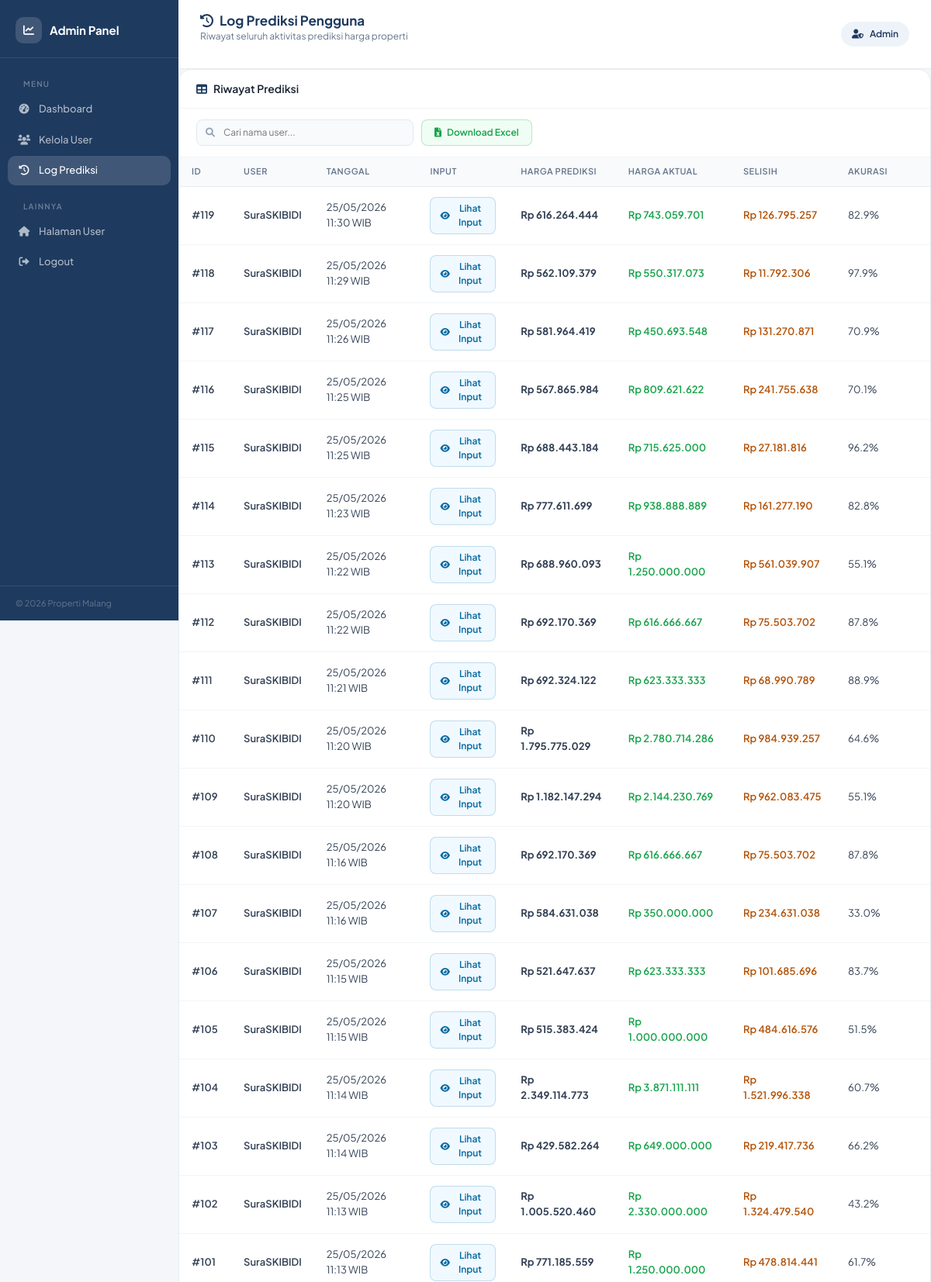
The page /admin/logs (signed in, upper part) on the database its author committed.
### app.py (models this page shows)
class User(db.Model, UserMixin):
    __tablename__ = 'users'
    id = db.Column(db.Integer, primary_key=True)
    email = db.Column(db.String(120), unique=True, nullable=False)
    name = db.Column(db.String(100), nullable=False)
    password = db.Column(db.String(100), nullable=False)
    role = db.Column(db.String(20), nullable=False, default='user')
    def get_id(self):
        return str(self.id)

class PredictionLog(db.Model):
    __tablename__ = 'prediction_logs'
    id = db.Column(db.Integer, primary_key=True)
    user_id = db.Column(db.Integer, db.ForeignKey('users.id'), nullable=False)
    timestamp = db.Column(db.DateTime, default=datetime.utcnow)
    input_data = db.Column(db.Text, nullable=False)
    predicted_price = db.Column(db.Float, nullable=False)
    actual_price = db.Column(db.Float, nullable=True)
    user = db.relationship('User', backref='predictions')

### app.py (the view)
@app.route('/admin/logs')
@login_required
@admin_required
def admin_logs():
    all_logs = PredictionLog.query.order_by(PredictionLog.timestamp.desc()).all()
    return render_template('admin_logs.html', logs=all_logs)

### app.py (called while the page is built)
@app.context_processor
def inject_globals():
    return dict(timedelta=timedelta)

@login_manager.user_loader
def load_user(user_id):
    return User.query.get(int(user_id))

def admin_required(f):
    @wraps(f)
    def decorated_function(*args, **kwargs):
        if not current_user.is_authenticated:
            return redirect(url_for('login'))
        user = User.query.get(int(current_user.get_id()))
        if user.role != 'admin':
            abort(403)
        return f(*args, **kwargs)
    return decorated_function

### templates/admin_logs.html (shortened to what this page needs)
<!DOCTYPE html>
<html lang="id">
<head>
    <link href="https://cdn.jsdelivr.net/npm/bootstrap@5.3.0/dist/css/bootstrap.min.css" rel="stylesheet">
    <link href="https://cdnjs.cloudflare.com/ajax/libs/font-awesome/6.0.0/css/all.min.css" rel="stylesheet">
</head>
<body>
<div class="sidebar">
    <div class="sidebar-brand">
        <div class="icon-wrap"><i class="fas fa-chart-line"></i></div>
        <span>Admin Panel</span>
    </div>
    <nav>
        <div class="nav-section-label">Menu</div>
        <a href="{{ url_for('admin_dashboard') }}">
            <i class="fas fa-tachometer-alt"></i> Dashboard
        </a>
        <a href="{{ url_for('admin_users') }}">
            <i class="fas fa-users"></i> Kelola User
        </a>
        <a href="{{ url_for('admin_logs') }}" class="active">
            <i class="fas fa-history"></i> Log Prediksi
        </a>
        <div class="nav-section-label">Lainnya</div>
        <a href="{{ url_for('dashboard') }}">
            <i class="fas fa-home"></i> Halaman User
        </a>
        <a href="{{ url_for('logout') }}">
            <i class="fas fa-sign-out-alt"></i> Logout
        </a>
    </nav>
    <div class="sidebar-footer">
        &copy; 2026 Properti Malang
    </div>
</div>
<div class="main-wrap">
    <div class="topbar">
        <div>
            <h1><i class="fas fa-history me-2"></i>Log Prediksi Pengguna</h1>
            <p>Riwayat seluruh aktivitas prediksi harga properti</p>
        </div>
        <div class="admin-badge">
            <i class="fas fa-user-shield"></i> {{ current_user.name }}
        </div>
    </div>
        <div class="section-card">
            <div class="sec-header">
                <div class="sec-header-left">
                    <i class="fas fa-table"></i>
                    <h5>Riwayat Prediksi</h5>
                </div>
            </div>
            <div class="filter-bar">
                <div class="search-wrap">
                    <i class="fas fa-search"></i>
                    <input type="text" id="searchInput" placeholder="Cari nama user..." onkeyup="filterTable()">
                </div>
                <button class="btn-excel" id="btnExcel" onclick="downloadExcel()">
                    <i class="fas fa-file-excel"></i> Download Excel
                </button>
            </div>
            <div class="tbl-scroll">
                <table class="tbl" id="logTable">
                    <thead>
                         <tr>
                            <th>ID</th>
                            <th>User</th>
                            <th>Tanggal</th>
                            <th>Input</th>
                            <th>Harga Prediksi</th>
                            <th>Harga Aktual</th>
                            <th>Selisih</th>
                            <th>Akurasi</th>
                         </tr>
                    </thead>
                    <tbody>
                        {% for log in logs %}
                        <tr>
                            <td class="td-id">#{{ log.id }}</td>
                            <td class="td-name">{{ log.user.name }}</td>
                            <td class="td-time">{{ (log.timestamp + timedelta(hours=7)).strftime('%d/%m/%Y %H:%M') }} WIB</td>
                            <td>
                                <button type="button" class="btn-view-input" data-bs-toggle="modal" data-bs-target="#modal-{{ log.id }}">
                                    <i class="fas fa-eye"></i> Lihat Input
                                </button>
                            </td>
<td class="td-price">Rp {{ "{:,.0f}".format(log.predicted_price).replace(',', '.') }}</td>
                            <td>
                                {% if log.actual_price %}
                                    <span style="font-weight:600;color:var(--success);">Rp {{ "{:,.0f}".format(log.actual_price).replace(',', '.') }}</span>
                                {% else %}
                                    <span class="badge-na">Tidak ada</span>
                                {% endif %}
                            </td>
                            <td>
                                {% if log.actual_price %}
                                    {% set selisih = (log.predicted_price - log.actual_price)|abs %}
                                    <span style="font-weight:600;color:var(--warning);">
                                        Rp {{ "{:,.0f}".format(selisih).replace(',', '.') }}
                                    </span>
                                {% else %}
                                    <span class="badge-na">—</span>
                                {% endif %}
                            </td>
                            <td>
                                {% if log.actual_price %}
                                    {% set akurasi = (1 - ((log.predicted_price - log.actual_price)|abs / log.actual_price)) * 100 %}
                                    <div class="progress-wrap" style="min-width:90px;">
                                        <div class="progress-label">{{ akurasi|round(1) }}%</div>
                                    </div>
                                {% else %}
                                    <span class="badge-na">—</span>
                                {% endif %}
                            </td>
                        </tr>
                        {% endfor %}
                    </tbody>
                </table>
            </div>
        </div>
    </div>
</body>
</html>

### rows shown on the page
User: name "Admin"
PredictionLog: id "119", user.name "SuraSKIBIDI", timestamp "25/05/2026 11:30", predicted_price "616.264.444", actual_price "743.059.701", value "126.795.257", akurasi "82.9"
PredictionLog: id "118", user.name "SuraSKIBIDI", timestamp "25/05/2026 11:29", predicted_price "562.109.379", actual_price "550.317.073", value "11.792.306", akurasi "97.9"
PredictionLog: id "117", user.name "SuraSKIBIDI", timestamp "25/05/2026 11:26", predicted_price "581.964.419", actual_price "450.693.548", value "131.270.871", akurasi "70.9"
PredictionLog: id "116", user.name "SuraSKIBIDI", timestamp "25/05/2026 11:25", predicted_price "567.865.984", actual_price "809.621.622", value "241.755.638", akurasi "70.1"
PredictionLog: id "115", user.name "SuraSKIBIDI", timestamp "25/05/2026 11:25", predicted_price "688.443.184", actual_price "715.625.000", value "27.181.816", akurasi "96.2"
PredictionLog: id "114", user.name "SuraSKIBIDI", timestamp "25/05/2026 11:23", predicted_price "777.611.699", actual_price "938.888.889", value "161.277.190", akurasi "82.8"
PredictionLog: id "113", user.name "SuraSKIBIDI", timestamp "25/05/2026 11:22", predicted_price "688.960.093", actual_price "1.250.000.000", value "561.039.907", akurasi "55.1"
PredictionLog: id "112", user.name "SuraSKIBIDI", timestamp "25/05/2026 11:22", predicted_price "692.170.369", actual_price "616.666.667", value "75.503.702", akurasi "87.8"
PredictionLog: id "111", user.name "SuraSKIBIDI", timestamp "25/05/2026 11:21", predicted_price "692.324.122", actual_price "623.333.333", value "68.990.789", akurasi "88.9"
PredictionLog: id "110", user.name "SuraSKIBIDI", timestamp "25/05/2026 11:20", predicted_price "1.795.775.029", actual_price "2.780.714.286", value "984.939.257", akurasi "64.6"
PredictionLog: id "109", user.name "SuraSKIBIDI", timestamp "25/05/2026 11:20", predicted_price "1.182.147.294", actual_price "2.144.230.769", value "962.083.475", akurasi "55.1"
PredictionLog: id "108", user.name "SuraSKIBIDI", timestamp "25/05/2026 11:16", predicted_price "692.170.369", actual_price "616.666.667", value "75.503.702", akurasi "87.8"
PredictionLog: id "107", user.name "SuraSKIBIDI", timestamp "25/05/2026 11:16", predicted_price "584.631.038", actual_price "350.000.000", value "234.631.038", akurasi "33.0"
PredictionLog: id "106", user.name "SuraSKIBIDI", timestamp "25/05/2026 11:15", predicted_price "521.647.637", actual_price "623.333.333", value "101.685.696", akurasi "83.7"
PredictionLog: id "105", user.name "SuraSKIBIDI", timestamp "25/05/2026 11:15", predicted_price "515.383.424", actual_price "1.000.000.000", value "484.616.576", akurasi "51.5"
PredictionLog: id "104", user.name "SuraSKIBIDI", timestamp "25/05/2026 11:14", predicted_price "2.349.114.773", actual_price "3.871.111.111", value "1.521.996.338", akurasi "60.7"
PredictionLog: id "103", user.name "SuraSKIBIDI", timestamp "25/05/2026 11:14", predicted_price "429.582.264", actual_price "649.000.000", value "219.417.736", akurasi "66.2"
PredictionLog: id "102", user.name "SuraSKIBIDI", timestamp "25/05/2026 11:13", predicted_price "1.005.520.460", actual_price "2.330.000.000", value "1.324.479.540", akurasi "43.2"
PredictionLog: id "101", user.name "SuraSKIBIDI", timestamp "25/05/2026 11:13", predicted_price "771.185.559", actual_price "1.250.000.000", value "478.814.441", akurasi "61.7"
